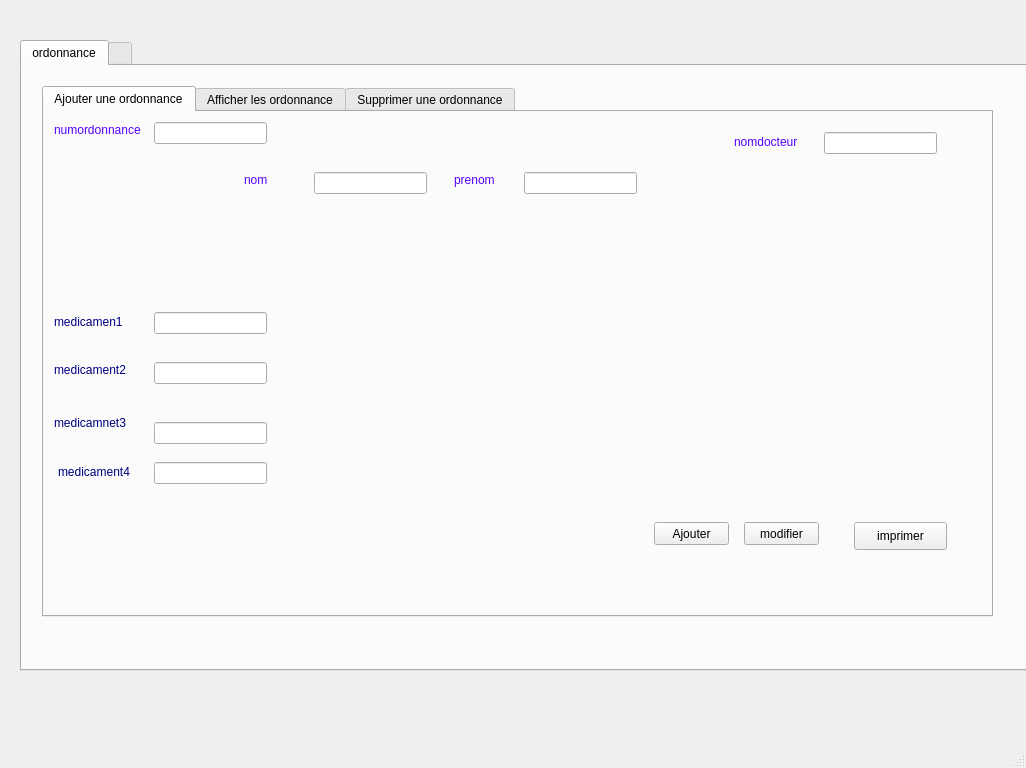
<?xml version="1.0" encoding="UTF-8"?>
<ui version="4.0">
 <class>MainWindow</class>
 <widget class="QMainWindow" name="MainWindow">
  <property name="geometry">
   <rect>
    <x>0</x>
    <y>0</y>
    <width>1026</width>
    <height>768</height>
   </rect>
  </property>
  <property name="windowTitle">
   <string>MainWindow</string>
  </property>
  <widget class="QWidget" name="centralwidget">
   <widget class="QTabWidget" name="tabWidget_2">
    <property name="geometry">
     <rect>
      <x>20</x>
      <y>40</y>
      <width>1011</width>
      <height>631</height>
     </rect>
    </property>
    <property name="currentIndex">
     <number>0</number>
    </property>
    <widget class="QWidget" name="tab_4">
     <attribute name="title">
      <string>ordonnance</string>
     </attribute>
     <widget class="QTabWidget" name="rechercher">
      <property name="geometry">
       <rect>
        <x>20</x>
        <y>20</y>
        <width>951</width>
        <height>531</height>
       </rect>
      </property>
      <property name="styleSheet">
       <string notr="true"/>
      </property>
      <property name="currentIndex">
       <number>0</number>
      </property>
      <widget class="QWidget" name="tab">
       <attribute name="title">
        <string>Ajouter une ordonnance</string>
       </attribute>
       <widget class="QLabel" name="label_2">
        <property name="geometry">
         <rect>
          <x>410</x>
          <y>60</y>
          <width>47</width>
          <height>16</height>
         </rect>
        </property>
        <property name="styleSheet">
         <string notr="true">color: rgb(85, 0, 255);
font: 75 8pt &quot;MS Shell Dlg 2&quot;;</string>
        </property>
        <property name="text">
         <string>prenom</string>
        </property>
       </widget>
       <widget class="QLabel" name="label_3">
        <property name="geometry">
         <rect>
          <x>10</x>
          <y>10</y>
          <width>91</width>
          <height>16</height>
         </rect>
        </property>
        <property name="styleSheet">
         <string notr="true">color: rgb(85, 0, 255);
font: 75 8pt &quot;MS Shell Dlg 2&quot;;</string>
        </property>
        <property name="text">
         <string>numordonnance</string>
        </property>
       </widget>
       <widget class="QPushButton" name="pb_ajouter">
        <property name="geometry">
         <rect>
          <x>610</x>
          <y>410</y>
          <width>75</width>
          <height>23</height>
         </rect>
        </property>
        <property name="styleSheet">
         <string notr="true"> </string>
        </property>
        <property name="text">
         <string>Ajouter</string>
        </property>
       </widget>
       <widget class="QPushButton" name="pushButton">
        <property name="geometry">
         <rect>
          <x>700</x>
          <y>410</y>
          <width>75</width>
          <height>23</height>
         </rect>
        </property>
        <property name="styleSheet">
         <string notr="true">
 </string>
        </property>
        <property name="text">
         <string>modifier</string>
        </property>
       </widget>
       <widget class="QLabel" name="label_6">
        <property name="geometry">
         <rect>
          <x>10</x>
          <y>200</y>
          <width>91</width>
          <height>20</height>
         </rect>
        </property>
        <property name="styleSheet">
         <string notr="true">color: rgb(0, 0, 127);</string>
        </property>
        <property name="text">
         <string>medicamen1</string>
        </property>
       </widget>
       <widget class="QLabel" name="label_7">
        <property name="geometry">
         <rect>
          <x>10</x>
          <y>250</y>
          <width>91</width>
          <height>16</height>
         </rect>
        </property>
        <property name="styleSheet">
         <string notr="true">color: rgb(0, 0, 127);</string>
        </property>
        <property name="text">
         <string>medicament2</string>
        </property>
       </widget>
       <widget class="QLabel" name="label_8">
        <property name="geometry">
         <rect>
          <x>10</x>
          <y>295</y>
          <width>101</width>
          <height>31</height>
         </rect>
        </property>
        <property name="styleSheet">
         <string notr="true">color: rgb(0, 0, 127);</string>
        </property>
        <property name="text">
         <string>medicamnet3</string>
        </property>
       </widget>
       <widget class="QLabel" name="label">
        <property name="geometry">
         <rect>
          <x>200</x>
          <y>60</y>
          <width>55</width>
          <height>16</height>
         </rect>
        </property>
        <property name="styleSheet">
         <string notr="true">color: rgb(85, 0, 255);
font: 75 8pt &quot;MS Shell Dlg 2&quot;;
 
</string>
        </property>
        <property name="text">
         <string>nom</string>
        </property>
       </widget>
       <widget class="QLabel" name="label_9">
        <property name="geometry">
         <rect>
          <x>690</x>
          <y>20</y>
          <width>71</width>
          <height>20</height>
         </rect>
        </property>
        <property name="styleSheet">
         <string notr="true">color: rgb(85, 0, 255);
font: 75 8pt &quot;MS Shell Dlg 2&quot;;</string>
        </property>
        <property name="text">
         <string>nomdocteur</string>
        </property>
       </widget>
       <widget class="QLabel" name="label_10">
        <property name="geometry">
         <rect>
          <x>14</x>
          <y>350</y>
          <width>91</width>
          <height>20</height>
         </rect>
        </property>
        <property name="styleSheet">
         <string notr="true">color: rgb(0, 0, 127);</string>
        </property>
        <property name="text">
         <string>medicament4</string>
        </property>
       </widget>
       <widget class="QLineEdit" name="num">
        <property name="geometry">
         <rect>
          <x>110</x>
          <y>10</y>
          <width>113</width>
          <height>22</height>
         </rect>
        </property>
       </widget>
       <widget class="QLineEdit" name="doc">
        <property name="geometry">
         <rect>
          <x>780</x>
          <y>20</y>
          <width>113</width>
          <height>22</height>
         </rect>
        </property>
       </widget>
       <widget class="QLineEdit" name="nom">
        <property name="geometry">
         <rect>
          <x>270</x>
          <y>60</y>
          <width>113</width>
          <height>22</height>
         </rect>
        </property>
       </widget>
       <widget class="QLineEdit" name="prenom">
        <property name="geometry">
         <rect>
          <x>480</x>
          <y>60</y>
          <width>113</width>
          <height>22</height>
         </rect>
        </property>
       </widget>
       <widget class="QLineEdit" name="med1">
        <property name="geometry">
         <rect>
          <x>110</x>
          <y>200</y>
          <width>113</width>
          <height>22</height>
         </rect>
        </property>
       </widget>
       <widget class="QLineEdit" name="med2">
        <property name="geometry">
         <rect>
          <x>110</x>
          <y>250</y>
          <width>113</width>
          <height>22</height>
         </rect>
        </property>
       </widget>
       <widget class="QLineEdit" name="med3">
        <property name="geometry">
         <rect>
          <x>110</x>
          <y>310</y>
          <width>113</width>
          <height>22</height>
         </rect>
        </property>
       </widget>
       <widget class="QLineEdit" name="med4">
        <property name="geometry">
         <rect>
          <x>110</x>
          <y>350</y>
          <width>113</width>
          <height>22</height>
         </rect>
        </property>
       </widget>
       <widget class="QPushButton" name="pdf">
        <property name="geometry">
         <rect>
          <x>810</x>
          <y>410</y>
          <width>93</width>
          <height>28</height>
         </rect>
        </property>
        <property name="styleSheet">
         <string notr="true"/>
        </property>
        <property name="text">
         <string>imprimer</string>
        </property>
       </widget>
      </widget>
      <widget class="QWidget" name="tab_2">
       <attribute name="title">
        <string>Afficher les ordonnance</string>
       </attribute>
       <widget class="QTableView" name="tabordo">
        <property name="geometry">
         <rect>
          <x>10</x>
          <y>110</y>
          <width>931</width>
          <height>311</height>
         </rect>
        </property>
       </widget>
       <widget class="QLineEdit" name="numm">
        <property name="geometry">
         <rect>
          <x>310</x>
          <y>30</y>
          <width>221</width>
          <height>31</height>
         </rect>
        </property>
       </widget>
       <widget class="QLabel" name="label_5">
        <property name="geometry">
         <rect>
          <x>210</x>
          <y>40</y>
          <width>61</width>
          <height>20</height>
         </rect>
        </property>
        <property name="styleSheet">
         <string notr="true">
color: rgb(85, 0, 255);</string>
        </property>
        <property name="text">
         <string>numordo</string>
        </property>
       </widget>
      </widget>
      <widget class="QWidget" name="tab_3">
       <attribute name="title">
        <string>Supprimer une ordonnance</string>
       </attribute>
       <widget class="QLineEdit" name="num_2">
        <property name="geometry">
         <rect>
          <x>140</x>
          <y>30</y>
          <width>113</width>
          <height>20</height>
         </rect>
        </property>
       </widget>
       <widget class="QLabel" name="label_4">
        <property name="geometry">
         <rect>
          <x>20</x>
          <y>30</y>
          <width>61</width>
          <height>16</height>
         </rect>
        </property>
        <property name="styleSheet">
         <string notr="true">
color: rgb(85, 0, 255);</string>
        </property>
        <property name="text">
         <string>numordo</string>
        </property>
       </widget>
       <widget class="QPushButton" name="supprimer">
        <property name="geometry">
         <rect>
          <x>240</x>
          <y>140</y>
          <width>75</width>
          <height>23</height>
         </rect>
        </property>
        <property name="styleSheet">
         <string notr="true">background-color: rgb(85, 85, 255);</string>
        </property>
        <property name="text">
         <string>Supprimer</string>
        </property>
       </widget>
      </widget>
     </widget>
    </widget>
    <widget class="QWidget" name="tab_5">
     <attribute name="title">
      <string/>
     </attribute>
    </widget>
   </widget>
  </widget>
  <widget class="QMenuBar" name="menubar">
   <property name="geometry">
    <rect>
     <x>0</x>
     <y>0</y>
     <width>1026</width>
     <height>26</height>
    </rect>
   </property>
  </widget>
  <widget class="QStatusBar" name="statusbar"/>
 </widget>
 <resources/>
 <connections/>
</ui>
